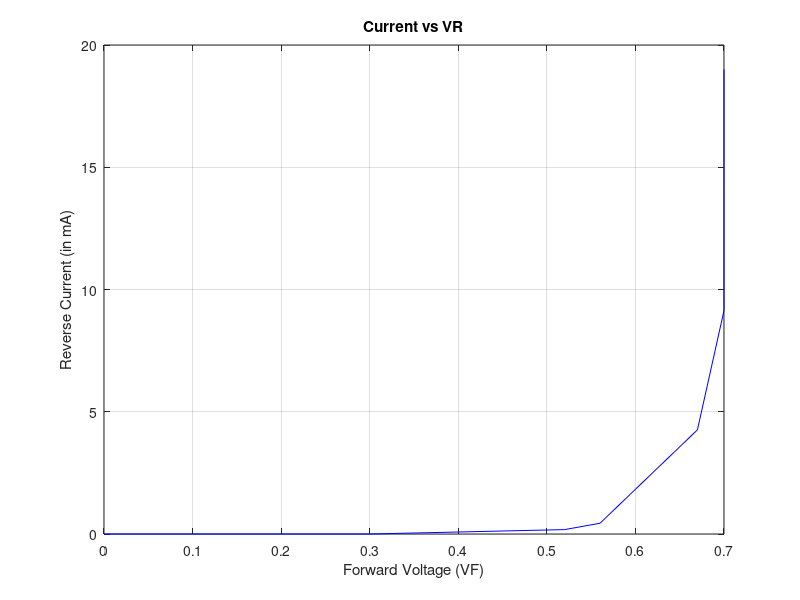

Write the MATLAB code that produced this figure.
% Create vectors for Forward Voltage (VF), and Reverse Current (in mA)
VF = [0;0.3;0.52;0.56;0.67;0.7;0.7;0.7];
Current = [0;0;0.18;0.44;4.26;9.14;14.04;19];



% Plot Current vs VR
figure;
plot(VF, Current, 'b');
xlabel('Forward Voltage (VF)');
ylabel('Reverse Current (in mA)');
title('Current vs VR');
grid on;

% MADE BY: MOAMEN ESLAM